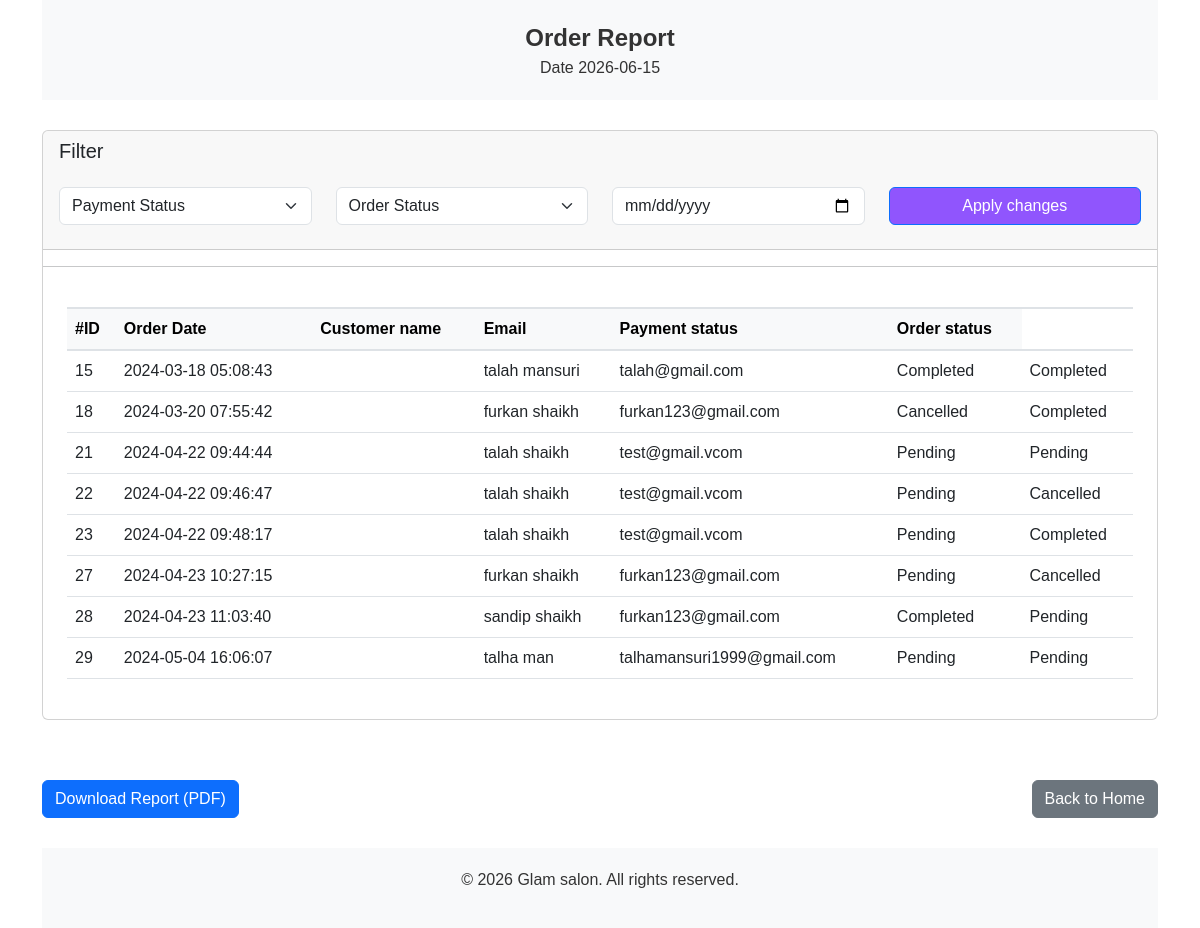
/admin_panel/html/report_order.php, run on the app's committed database.
### tables this page shows
CREATE TABLE `tbl_order` (
  `order_id` int(10) NOT NULL,
  `first_name` varchar(20) NOT NULL,
  `last_name` varchar(20) NOT NULL,
  `email` varchar(50) NOT NULL,
  `contact` bigint(20) NOT NULL,
  `order_add` text NOT NULL,
  `city` varchar(20) NOT NULL,
  `state` varchar(20) NOT NULL,
  `country` varchar(20) NOT NULL,
  `pin_code` int(11) NOT NULL,
  `order_notes` text NOT NULL,
  `order_date` datetime NOT NULL,
  `order_amt` int(11) NOT NULL,
  `payment_status` varchar(20) NOT NULL,
  `order_status` varchar(20) NOT NULL,
  `customer_id` int(10) NOT NULL
);

### admin_panel/html/report_order.php (the view, shortened to what this page needs)
<?php
$connection = mysqli_connect("localhost", "root", "", "projectdb");
if ($_SERVER["REQUEST_METHOD"] == "POST") {
    $paymentStatus = $_POST['paymentStatus'];
    $orderStatus = $_POST['orderStatus'];
    $date = $_POST['date'];
    $sql = "SELECT * FROM tbl_order WHERE 1=1";
    if (!empty($paymentStatus)) {
        $sql .= " AND payment_status = '$paymentStatus'";
    }
    if (!empty($orderStatus)) {
        $sql .= " AND order_status = '$orderStatus'";
    }
    if (!empty($date)) {
        $date = date('Y-m-d', strtotime($date));
        $sql .= " AND DATE(order_date) = '$date'";
    }
    $query = mysqli_query($connection, $sql);
} else {
    $query = mysqli_query($connection, "SELECT * FROM tbl_order");
}
?>
<!DOCTYPE html>
<html lang="en">
<head>
    <link rel="stylesheet" href="https://cdnjs.cloudflare.com/ajax/libs/twitter-bootstrap/5.3.0/css/bootstrap.min.css">
    <link rel="stylesheet" href="../assets/css/report.css" />
</head>
<body>
    <div class="container">
        <div class="header">
            <div class="title">Order Report</div>
            <div class="subtitle">Date <?php echo date('Y-m-d'); ?></div>
        </div>
        <div class="card">
            <div class="card-header">
                <h5 class="card-title">Filter</h5>
                <form method="POST" action="<?php echo htmlspecialchars($_SERVER["PHP_SELF"]); ?>">
                    <div class="d-flex justify-content-between align-items-center row py-3 gap-3 gap-md-0">
                        <div class="col-md-3 product_stock">
                            <select name="paymentStatus" class="form-select text-capitalize" fdprocessedid="9ja308">
                                <option value="">Payment Status</option>
                            </select>
                        </div>
                        <div class="col-md-3 product_stock">
                            <select name="orderStatus" class="form-select text-capitalize" fdprocessedid="9ja308">
                                <option value="">Order Status</option>
                            </select>
                        </div>
                        <div class="col-md-3 appoitnemtn_date">
                                <input class="form-control" name="date" type="date" id="html5-date-input" />
                        </div>
                        <div class="col-md-3">
                            <button type="submit" class="btn btn-primary" style="width: 100%; background-color:#9055fd">Apply changes</button>
                        </div>
                    </div>
                </form>
            </div>
            <hr />
            <div class="table-responsive text-nowrap m-4">
                <table class="table" id="myTable">
                    <thead class="table-light">
                        <tr>
                            <th>#ID</th>
                            <th>Order Date</th>
                            <th>Customer name</th>
                            <th>Email</th>
                            <th>Payment status</th>
                            <th>Order status</th>
                        </tr>
                    </thead>
                    <tbody class="table-border-bottom-0">
                        <?php
                        while ($col = mysqli_fetch_array($query)) {
                            echo "<tr>
                                    <td>{$col['order_id']}</td>
                                    <td>{$col['order_date']}</td>
                                    <td>";
                                    echo "</td>
                                    <td>{$col['first_name']} {$col['last_name']}</td>
                                    <td>{$col['email']}</td>
                                    <td>{$col['payment_status']}</td>
                                    <td>{$col['order_status']}</td>
                                </tr>";
                        }
                        ?>
                    </tbody>
                </table>
            </div>
        </div>
        <div class="report-content">
        </div>
        <div class="row">
            <div class="col-md-6">
                <button class="btn btn-primary" id="downloadPdf">Download Report (PDF)</button>
            </div>
            <div class="col-md-6 text-end">
                <a href="index.php" class="btn btn-secondary">Back to Home</a>
            </div>
        </div>
        <div class="footer">
            <p>&copy; <?php echo date('Y'); ?> Glam salon. All rights reserved.</p>
        </div>
    </div>
</body>
</html>

### admin_panel/assets/css/report.css (style rules this page uses)
body { font-family: Arial, sans-serif; }
.header { background-color: #f8f9fa; color: #333; padding: 20px 0; text-align: center; margin-bottom: 30px; }
.title { font-size: 24px; font-weight: bold; }
.report-content { padding: 30px; }
.footer { background-color: #f8f9fa; color: #333; padding: 20px 0; text-align: center; margin-top: 30px; }
.table thead { background-color: #e9ecef; color: #333; border-top: 2px solid #dee2e6; border-bottom: 2px solid #dee2e6; }
.table thead th { border: none; font-weight: bold; vertical-align: middle; }
.table tbody td { vertical-align: middle; }

### data on the page
tbl_order: order_id "15", order_date "2024-03-18 05:08:43", first_name "talah", last_name "mansuri", email "talah@gmail.com", payment_status "Completed", order_status "Completed"
tbl_order: order_id "18", order_date "2024-03-20 07:55:42", first_name "furkan", last_name "shaikh", email "furkan123@gmail.com", payment_status "Cancelled", order_status "Completed"
tbl_order: order_id "21", order_date "2024-04-22 09:44:44", first_name "talah", last_name "shaikh", email "test@gmail.vcom", payment_status "Pending", order_status "Pending"
tbl_order: order_id "22", order_date "2024-04-22 09:46:47", first_name "talah", last_name "shaikh", email "test@gmail.vcom", payment_status "Pending", order_status "Cancelled"
tbl_order: order_id "23", order_date "2024-04-22 09:48:17", first_name "talah", last_name "shaikh", email "test@gmail.vcom", payment_status "Pending", order_status "Completed"
tbl_order: order_id "27", order_date "2024-04-23 10:27:15", first_name "furkan", last_name "shaikh", email "furkan123@gmail.com", payment_status "Pending", order_status "Cancelled"
tbl_order: order_id "28", order_date "2024-04-23 11:03:40", first_name "sandip", last_name "shaikh", email "furkan123@gmail.com", payment_status "Completed", order_status "Pending"
tbl_order: order_id "29", order_date "2024-05-04 16:06:07", first_name "talha", last_name "man", email "talhamansuri1999@gmail.com", payment_status "Pending", order_status "Pending"
